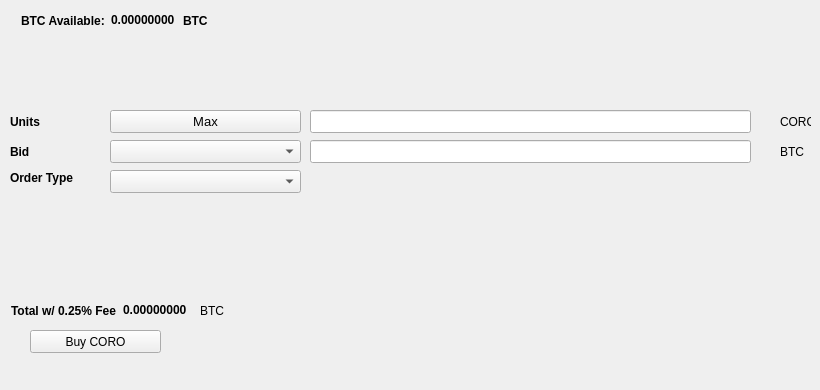
   <widget class="QWidget" name="BuyTab">
    <attribute name="title">
     <string>Buy</string>
    </attribute>
    <widget class="QPushButton" name="BuyCORO">
     <property name="geometry">
      <rect>
       <x>30</x>
       <y>330</y>
       <width>131</width>
       <height>23</height>
      </rect>
     </property>
     <property name="text">
      <string>Buy CORO</string>
     </property>
     <property name="icon">
      <iconset resource="../coronaathome.qrc">
       <normaloff>:/icons/bitcoin</normaloff>:/icons/bitcoin</iconset>
     </property>
    </widget>
    <widget class="QLabel" name="label_3">
     <property name="geometry">
      <rect>
       <x>10</x>
       <y>110</y>
       <width>46</width>
       <height>23</height>
      </rect>
     </property>
     <property name="font">
      <font>
       <weight>75</weight>
       <bold>true</bold>
      </font>
     </property>
     <property name="text">
      <string>Units</string>
     </property>
    </widget>
    <widget class="QLineEdit" name="UnitsInput">
     <property name="geometry">
      <rect>
       <x>310</x>
       <y>110</y>
       <width>441</width>
       <height>23</height>
      </rect>
     </property>
     <property name="font">
      <font>
       <pointsize>9</pointsize>
       <weight>75</weight>
       <bold>true</bold>
      </font>
     </property>
    </widget>
    <widget class="QLineEdit" name="BuyBidPriceEdit">
     <property name="geometry">
      <rect>
       <x>310</x>
       <y>140</y>
       <width>441</width>
       <height>23</height>
      </rect>
     </property>
     <property name="font">
      <font>
       <pointsize>9</pointsize>
       <weight>75</weight>
       <bold>true</bold>
      </font>
     </property>
    </widget>
    <widget class="QLabel" name="label_4">
     <property name="geometry">
      <rect>
       <x>780</x>
       <y>110</y>
       <width>31</width>
       <height>23</height>
      </rect>
     </property>
     <property name="text">
      <string>CORO</string>
     </property>
    </widget>
    <widget class="QLabel" name="label_5">
     <property name="geometry">
      <rect>
       <x>780</x>
       <y>140</y>
       <width>31</width>
       <height>23</height>
      </rect>
     </property>
     <property name="text">
      <string>BTC</string>
     </property>
    </widget>
    <widget class="QLabel" name="label_6">
     <property name="geometry">
      <rect>
       <x>10</x>
       <y>140</y>
       <width>46</width>
       <height>23</height>
      </rect>
     </property>
     <property name="font">
      <font>
       <weight>75</weight>
       <bold>true</bold>
      </font>
     </property>
     <property name="text">
      <string>Bid</string>
     </property>
    </widget>
    <widget class="QLabel" name="label_7">
     <property name="geometry">
      <rect>
       <x>10</x>
       <y>170</y>
       <width>91</width>
       <height>16</height>
      </rect>
     </property>
     <property name="font">
      <font>
       <weight>75</weight>
       <bold>true</bold>
      </font>
     </property>
     <property name="text">
      <string>Order Type</string>
     </property>
    </widget>
    <widget class="QPushButton" name="Buy_Max_Amount">
     <property name="geometry">
      <rect>
       <x>110</x>
       <y>110</y>
       <width>191</width>
       <height>23</height>
      </rect>
     </property>
     <property name="font">
      <font>
       <pointsize>10</pointsize>
      </font>
     </property>
     <property name="text">
      <string>Max</string>
     </property>
    </widget>
    <widget class="QComboBox" name="BuyBidcomboBox">
     <property name="geometry">
      <rect>
       <x>110</x>
       <y>140</y>
       <width>191</width>
       <height>23</height>
      </rect>
     </property>
     <property name="font">
      <font>
       <pointsize>10</pointsize>
      </font>
     </property>
    </widget>
    <widget class="QComboBox" name="buyOrdertypeCombo">
     <property name="geometry">
      <rect>
       <x>110</x>
       <y>170</y>
       <width>191</width>
       <height>23</height>
      </rect>
     </property>
     <property name="font">
      <font>
       <pointsize>10</pointsize>
      </font>
     </property>
    </widget>
    <widget class="QWidget" name="layoutWidget1">
     <property name="geometry">
      <rect>
       <x>21</x>
       <y>11</y>
       <width>227</width>
       <height>19</height>
      </rect>
     </property>
     <layout class="QHBoxLayout" name="horizontalLayout_3">
      <item>
       <widget class="QLabel" name="label232">
        <property name="font">
         <font>
          <weight>75</weight>
          <bold>true</bold>
         </font>
        </property>
        <property name="text">
         <string>BTC Available:</string>
        </property>
       </widget>
      </item>
      <item>
       <widget class="QLabel" name="BtcAvailableLbl">
        <property name="palette">
         <palette>
          <active>
           <colorrole role="WindowText">
            <brush brushstyle="SolidPattern">
             <color alpha="255">
              <red>0</red>
              <green>0</green>
              <blue>0</blue>
             </color>
            </brush>
           </colorrole>
           <colorrole role="Button">
            <brush brushstyle="SolidPattern">
             <color alpha="255">
              <red>0</red>
              <green>170</green>
              <blue>0</blue>
             </color>
            </brush>
           </colorrole>
           <colorrole role="Light">
            <brush brushstyle="SolidPattern">
             <color alpha="255">
              <red>0</red>
              <green>255</green>
              <blue>0</blue>
             </color>
            </brush>
           </colorrole>
           <colorrole role="Midlight">
            <brush brushstyle="SolidPattern">
             <color alpha="255">
              <red>0</red>
              <green>212</green>
              <blue>0</blue>
             </color>
            </brush>
           </colorrole>
           <colorrole role="Dark">
            <brush brushstyle="SolidPattern">
             <color alpha="255">
              <red>0</red>
              <green>85</green>
              <blue>0</blue>
             </color>
            </brush>
           </colorrole>
           <colorrole role="Mid">
            <brush brushstyle="SolidPattern">
             <color alpha="255">
              <red>0</red>
              <green>113</green>
              <blue>0</blue>
             </color>
            </brush>
           </colorrole>
           <colorrole role="Text">
            <brush brushstyle="SolidPattern">
             <color alpha="255">
              <red>0</red>
              <green>170</green>
              <blue>0</blue>
             </color>
            </brush>
           </colorrole>
           <colorrole role="BrightText">
            <brush brushstyle="SolidPattern">
             <color alpha="255">
              <red>255</red>
              <green>255</green>
              <blue>255</blue>
             </color>
            </brush>
           </colorrole>
           <colorrole role="ButtonText">
            <brush brushstyle="SolidPattern">
             <color alpha="255">
              <red>0</red>
              <green>0</green>
              <blue>0</blue>
             </color>
            </brush>
           </colorrole>
           <colorrole role="Base">
            <brush brushstyle="SolidPattern">
             <color alpha="255">
              <red>255</red>
              <green>255</green>
              <blue>255</blue>
             </color>
            </brush>
           </colorrole>
           <colorrole role="Window">
            <brush brushstyle="SolidPattern">
             <color alpha="255">
              <red>0</red>
              <green>170</green>
              <blue>0</blue>
             </color>
            </brush>
           </colorrole>
           <colorrole role="Shadow">
            <brush brushstyle="SolidPattern">
             <color alpha="255">
              <red>0</red>
              <green>0</green>
              <blue>0</blue>
             </color>
            </brush>
           </colorrole>
           <colorrole role="AlternateBase">
            <brush brushstyle="SolidPattern">
             <color alpha="255">
              <red>127</red>
              <green>212</green>
              <blue>127</blue>
             </color>
            </brush>
           </colorrole>
           <colorrole role="ToolTipBase">
            <brush brushstyle="SolidPattern">
             <color alpha="255">
              <red>255</red>
              <green>255</green>
              <blue>220</blue>
             </color>
            </brush>
           </colorrole>
           <colorrole role="ToolTipText">
            <brush brushstyle="SolidPattern">
             <color alpha="255">
              <red>0</red>
              <green>0</green>
              <blue>0</blue>
             </color>
            </brush>
           </colorrole>
          </active>
          <inactive>
           <colorrole role="WindowText">
            <brush brushstyle="SolidPattern">
             <color alpha="255">
              <red>0</red>
              <green>0</green>
              <blue>0</blue>
             </color>
            </brush>
           </colorrole>
           <colorrole role="Button">
            <brush brushstyle="SolidPattern">
             <color alpha="255">
              <red>0</red>
              <green>170</green>
              <blue>0</blue>
             </color>
            </brush>
           </colorrole>
           <colorrole role="Light">
            <brush brushstyle="SolidPattern">
             <color alpha="255">
              <red>0</red>
              <green>255</green>
              <blue>0</blue>
             </color>
            </brush>
           </colorrole>
           <colorrole role="Midlight">
            <brush brushstyle="SolidPattern">
             <color alpha="255">
              <red>0</red>
              <green>212</green>
              <blue>0</blue>
             </color>
            </brush>
           </colorrole>
           <colorrole role="Dark">
            <brush brushstyle="SolidPattern">
             <color alpha="255">
              <red>0</red>
              <green>85</green>
              <blue>0</blue>
             </color>
            </brush>
           </colorrole>
           <colorrole role="Mid">
            <brush brushstyle="SolidPattern">
             <color alpha="255">
              <red>0</red>
              <green>113</green>
              <blue>0</blue>
             </color>
            </brush>
           </colorrole>
           <colorrole role="Text">
            <brush brushstyle="SolidPattern">
             <color alpha="255">
              <red>0</red>
              <green>170</green>
              <blue>0</blue>
             </color>
            </brush>
           </colorrole>
           <colorrole role="BrightText">
            <brush brushstyle="SolidPattern">
             <color alpha="255">
              <red>255</red>
              <green>255</green>
              <blue>255</blue>
             </color>
            </brush>
           </colorrole>
           <colorrole role="ButtonText">
            <brush brushstyle="SolidPattern">
             <color alpha="255">
              <red>0</red>
              <green>0</green>
              <blue>0</blue>
             </color>
            </brush>
           </colorrole>
           <colorrole role="Base">
            <brush brushstyle="SolidPattern">
             <color alpha="255">
              <red>255</red>
              <green>255</green>
              <blue>255</blue>
             </color>
            </brush>
           </colorrole>
           <colorrole role="Window">
            <brush brushstyle="SolidPattern">
             <color alpha="255">
              <red>0</red>
              <green>170</green>
              <blue>0</blue>
             </color>
            </brush>
           </colorrole>
           <colorrole role="Shadow">
            <brush brushstyle="SolidPattern">
             <color alpha="255">
              <red>0</red>
              <green>0</green>
              <blue>0</blue>
             </color>
            </brush>
           </colorrole>
           <colorrole role="AlternateBase">
            <brush brushstyle="SolidPattern">
             <color alpha="255">
              <red>127</red>
              <green>212</green>
              <blue>127</blue>
             </color>
            </brush>
           </colorrole>
           <colorrole role="ToolTipBase">
            <brush brushstyle="SolidPattern">
             <color alpha="255">
              <red>255</red>
              <green>255</green>
              <blue>220</blue>
             </color>
            </brush>
           </colorrole>
           <colorrole role="ToolTipText">
            <brush brushstyle="SolidPattern">
             <color alpha="255">
              <red>0</red>
              <green>0</green>
              <blue>0</blue>
             </color>
            </brush>
           </colorrole>
          </inactive>
          <disabled>
           <colorrole role="WindowText">
            <brush brushstyle="SolidPattern">
             <color alpha="255">
              <red>0</red>
              <green>85</green>
              <blue>0</blue>
             </color>
            </brush>
           </colorrole>
           <colorrole role="Button">
            <brush brushstyle="SolidPattern">
             <color alpha="255">
              <red>0</red>
              <green>170</green>
              <blue>0</blue>
             </color>
            </brush>
           </colorrole>
           <colorrole role="Light">
            <brush brushstyle="SolidPattern">
             <color alpha="255">
              <red>0</red>
              <green>255</green>
              <blue>0</blue>
             </color>
            </brush>
           </colorrole>
           <colorrole role="Midlight">
            <brush brushstyle="SolidPattern">
             <color alpha="255">
              <red>0</red>
              <green>212</green>
              <blue>0</blue>
             </color>
            </brush>
           </colorrole>
           <colorrole role="Dark">
            <brush brushstyle="SolidPattern">
             <color alpha="255">
              <red>0</red>
              <green>85</green>
              <blue>0</blue>
             </color>
            </brush>
           </colorrole>
           <colorrole role="Mid">
            <brush brushstyle="SolidPattern">
             <color alpha="255">
              <red>0</red>
              <green>113</green>
              <blue>0</blue>
             </color>
            </brush>
           </colorrole>
           <colorrole role="Text">
            <brush brushstyle="SolidPattern">
             <color alpha="255">
              <red>0</red>
              <green>85</green>
              <blue>0</blue>
             </color>
            </brush>
           </colorrole>
           <colorrole role="BrightText">
            <brush brushstyle="SolidPattern">
             <color alpha="255">
              <red>255</red>
              <green>255</green>
              <blue>255</blue>
             </color>
            </brush>
           </colorrole>
           <colorrole role="ButtonText">
            <brush brushstyle="SolidPattern">
             <color alpha="255">
              <red>0</red>
              <green>85</green>
              <blue>0</blue>
             </color>
            </brush>
           </colorrole>
           <colorrole role="Base">
            <brush brushstyle="SolidPattern">
             <color alpha="255">
              <red>0</red>
              <green>170</green>
              <blue>0</blue>
             </color>
            </brush>
           </colorrole>
           <colorrole role="Window">
            <brush brushstyle="SolidPattern">
             <color alpha="255">
              <red>0</red>
              <green>170</green>
              <blue>0</blue>
             </color>
            </brush>
           </colorrole>
           <colorrole role="Shadow">
            <brush brushstyle="SolidPattern">
             <color alpha="255">
              <red>0</red>
              <green>0</green>
              <blue>0</blue>
             </color>
            </brush>
           </colorrole>
           <colorrole role="AlternateBase">
            <brush brushstyle="SolidPattern">
             <color alpha="255">
              <red>0</red>
              <green>170</green>
              <blue>0</blue>
             </color>
            </brush>
           </colorrole>
           <colorrole role="ToolTipBase">
            <brush brushstyle="SolidPattern">
             <color alpha="255">
              <red>255</red>
              <green>255</green>
              <blue>220</blue>
             </color>
            </brush>
           </colorrole>
           <colorrole role="ToolTipText">
            <brush brushstyle="SolidPattern">
             <color alpha="255">
              <red>0</red>
              <green>0</green>
              <blue>0</blue>
             </color>
            </brush>
           </colorrole>
          </disabled>
         </palette>
        </property>
        <property name="font">
         <font>
          <weight>75</weight>
          <bold>true</bold>
         </font>
        </property>
        <property name="text">
         <string>0.00000000</string>
        </property>
        <property name="textInteractionFlags">
         <set>Qt::LinksAccessibleByMouse|Qt::TextSelectableByKeyboard|Qt::TextSelectableByMouse</set>
        </property>
       </widget>
      </item>
      <item>
       <widget class="QLabel" name="BtcAvailableLbl_2">
        <property name="font">
         <font>
          <weight>75</weight>
          <bold>true</bold>
         </font>
        </property>
        <property name="text">
         <string>BTC</string>
        </property>
       </widget>
      </item>
     </layout>
    </widget>
    <widget class="QWidget" name="layoutWidge2">
     <property name="geometry">
      <rect>
       <x>11</x>
       <y>301</y>
       <width>259</width>
       <height>19</height>
      </rect>
     </property>
     <layout class="QHBoxLayout" name="horizontalLayout_4">
      <item>
       <widget class="QLabel" name="label_9">
        <property name="font">
         <font>
          <weight>75</weight>
          <bold>true</bold>
         </font>
        </property>
        <property name="text">
         <string>Total w/ 0.25% Fee</string>
        </property>
       </widget>
      </item>
      <item>
       <widget class="QLabel" name="BuyCostLabel">
        <property name="palette">
         <palette>
          <active>
           <colorrole role="WindowText">
            <brush brushstyle="SolidPattern">
             <color alpha="255">
              <red>0</red>
              <green>0</green>
              <blue>0</blue>
             </color>
            </brush>
           </colorrole>
           <colorrole role="Button">
            <brush brushstyle="SolidPattern">
             <color alpha="255">
              <red>0</red>
              <green>170</green>
              <blue>0</blue>
             </color>
            </brush>
           </colorrole>
           <colorrole role="Light">
            <brush brushstyle="SolidPattern">
             <color alpha="255">
              <red>0</red>
              <green>255</green>
              <blue>0</blue>
             </color>
            </brush>
           </colorrole>
           <colorrole role="Midlight">
            <brush brushstyle="SolidPattern">
             <color alpha="255">
              <red>0</red>
              <green>212</green>
              <blue>0</blue>
             </color>
            </brush>
           </colorrole>
           <colorrole role="Dark">
            <brush brushstyle="SolidPattern">
             <color alpha="255">
              <red>0</red>
              <green>85</green>
              <blue>0</blue>
             </color>
            </brush>
           </colorrole>
           <colorrole role="Mid">
            <brush brushstyle="SolidPattern">
             <color alpha="255">
              <red>0</red>
              <green>113</green>
              <blue>0</blue>
             </color>
            </brush>
           </colorrole>
           <colorrole role="Text">
            <brush brushstyle="SolidPattern">
             <color alpha="255">
              <red>0</red>
              <green>170</green>
              <blue>0</blue>
             </color>
            </brush>
           </colorrole>
           <colorrole role="BrightText">
            <brush brushstyle="SolidPattern">
             <color alpha="255">
              <red>255</red>
              <green>255</green>
              <blue>255</blue>
             </color>
            </brush>
           </colorrole>
           <colorrole role="ButtonText">
            <brush brushstyle="SolidPattern">
             <color alpha="255">
              <red>0</red>
              <green>0</green>
              <blue>0</blue>
             </color>
            </brush>
           </colorrole>
           <colorrole role="Base">
            <brush brushstyle="SolidPattern">
             <color alpha="255">
              <red>255</red>
              <green>255</green>
              <blue>255</blue>
             </color>
            </brush>
           </colorrole>
           <colorrole role="Window">
            <brush brushstyle="SolidPattern">
             <color alpha="255">
              <red>0</red>
              <green>170</green>
              <blue>0</blue>
             </color>
            </brush>
           </colorrole>
           <colorrole role="Shadow">
            <brush brushstyle="SolidPattern">
             <color alpha="255">
              <red>0</red>
              <green>0</green>
              <blue>0</blue>
             </color>
            </brush>
           </colorrole>
           <colorrole role="AlternateBase">
            <brush brushstyle="SolidPattern">
             <color alpha="255">
              <red>127</red>
              <green>212</green>
              <blue>127</blue>
             </color>
            </brush>
           </colorrole>
           <colorrole role="ToolTipBase">
            <brush brushstyle="SolidPattern">
             <color alpha="255">
              <red>255</red>
              <green>255</green>
              <blue>220</blue>
             </color>
            </brush>
           </colorrole>
           <colorrole role="ToolTipText">
            <brush brushstyle="SolidPattern">
             <color alpha="255">
              <red>0</red>
              <green>0</green>
              <blue>0</blue>
             </color>
            </brush>
           </colorrole>
          </active>
          <inactive>
           <colorrole role="WindowText">
            <brush brushstyle="SolidPattern">
             <color alpha="255">
              <red>0</red>
              <green>0</green>
              <blue>0</blue>
             </color>
            </brush>
           </colorrole>
           <colorrole role="Button">
            <brush brushstyle="SolidPattern">
             <color alpha="255">
              <red>0</red>
              <green>170</green>
              <blue>0</blue>
             </color>
            </brush>
           </colorrole>
           <colorrole role="Light">
            <brush brushstyle="SolidPattern">
             <color alpha="255">
              <red>0</red>
              <green>255</green>
              <blue>0</blue>
             </color>
            </brush>
           </colorrole>
           <colorrole role="Midlight">
            <brush brushstyle="SolidPattern">
             <color alpha="255">
              <red>0</red>
              <green>212</green>
              <blue>0</blue>
             </color>
            </brush>
           </colorrole>
           <colorrole role="Dark">
            <brush brushstyle="SolidPattern">
             <color alpha="255">
              <red>0</red>
              <green>85</green>
              <blue>0</blue>
             </color>
            </brush>
           </colorrole>
           <colorrole role="Mid">
            <brush brushstyle="SolidPattern">
             <color alpha="255">
              <red>0</red>
              <green>113</green>
              <blue>0</blue>
             </color>
            </brush>
           </colorrole>
           <colorrole role="Text">
            <brush brushstyle="SolidPattern">
             <color alpha="255">
              <red>0</red>
              <green>170</green>
              <blue>0</blue>
             </color>
            </brush>
           </colorrole>
           <colorrole role="BrightText">
            <brush brushstyle="SolidPattern">
             <color alpha="255">
              <red>255</red>
              <green>255</green>
              <blue>255</blue>
             </color>
            </brush>
           </colorrole>
           <colorrole role="ButtonText">
            <brush brushstyle="SolidPattern">
             <color alpha="255">
              <red>0</red>
              <green>0</green>
              <blue>0</blue>
             </color>
            </brush>
           </colorrole>
           <colorrole role="Base">
            <brush brushstyle="SolidPattern">
             <color alpha="255">
              <red>255</red>
              <green>255</green>
              <blue>255</blue>
             </color>
            </brush>
           </colorrole>
           <colorrole role="Window">
            <brush brushstyle="SolidPattern">
             <color alpha="255">
              <red>0</red>
              <green>170</green>
              <blue>0</blue>
             </color>
            </brush>
           </colorrole>
           <colorrole role="Shadow">
            <brush brushstyle="SolidPattern">
             <color alpha="255">
              <red>0</red>
              <green>0</green>
              <blue>0</blue>
             </color>
            </brush>
           </colorrole>
           <colorrole role="AlternateBase">
            <brush brushstyle="SolidPattern">
             <color alpha="255">
              <red>127</red>
              <green>212</green>
              <blue>127</blue>
             </color>
            </brush>
           </colorrole>
           <colorrole role="ToolTipBase">
            <brush brushstyle="SolidPattern">
             <color alpha="255">
              <red>255</red>
              <green>255</green>
              <blue>220</blue>
             </color>
            </brush>
           </colorrole>
           <colorrole role="ToolTipText">
            <brush brushstyle="SolidPattern">
             <color alpha="255">
              <red>0</red>
              <green>0</green>
              <blue>0</blue>
             </color>
            </brush>
           </colorrole>
          </inactive>
          <disabled>
           <colorrole role="WindowText">
            <brush brushstyle="SolidPattern">
             <color alpha="255">
              <red>0</red>
              <green>85</green>
              <blue>0</blue>
             </color>
            </brush>
           </colorrole>
           <colorrole role="Button">
            <brush brushstyle="SolidPattern">
             <color alpha="255">
              <red>0</red>
              <green>170</green>
              <blue>0</blue>
             </color>
            </brush>
           </colorrole>
           <colorrole role="Light">
            <brush brushstyle="SolidPattern">
             <color alpha="255">
              <red>0</red>
              <green>255</green>
              <blue>0</blue>
             </color>
            </brush>
           </colorrole>
           <colorrole role="Midlight">
            <brush brushstyle="SolidPattern">
             <color alpha="255">
              <red>0</red>
              <green>212</green>
              <blue>0</blue>
             </color>
            </brush>
           </colorrole>
           <colorrole role="Dark">
            <brush brushstyle="SolidPattern">
             <color alpha="255">
              <red>0</red>
              <green>85</green>
              <blue>0</blue>
             </color>
            </brush>
           </colorrole>
           <colorrole role="Mid">
            <brush brushstyle="SolidPattern">
             <color alpha="255">
              <red>0</red>
              <green>113</green>
              <blue>0</blue>
             </color>
            </brush>
           </colorrole>
           <colorrole role="Text">
            <brush brushstyle="SolidPattern">
             <color alpha="255">
              <red>0</red>
              <green>85</green>
              <blue>0</blue>
             </color>
            </brush>
           </colorrole>
           <colorrole role="BrightText">
            <brush brushstyle="SolidPattern">
             <color alpha="255">
              <red>255</red>
              <green>255</green>
              <blue>255</blue>
             </color>
            </brush>
           </colorrole>
           <colorrole role="ButtonText">
            <brush brushstyle="SolidPattern">
             <color alpha="255">
              <red>0</red>
              <green>85</green>
              <blue>0</blue>
             </color>
            </brush>
           </colorrole>
           <colorrole role="Base">
            <brush brushstyle="SolidPattern">
             <color alpha="255">
              <red>0</red>
              <green>170</green>
              <blue>0</blue>
             </color>
            </brush>
           </colorrole>
           <colorrole role="Window">
            <brush brushstyle="SolidPattern">
             <color alpha="255">
              <red>0</red>
              <green>170</green>
              <blue>0</blue>
             </color>
            </brush>
           </colorrole>
           <colorrole role="Shadow">
            <brush brushstyle="SolidPattern">
             <color alpha="255">
              <red>0</red>
              <green>0</green>
              <blue>0</blue>
             </color>
            </brush>
           </colorrole>
           <colorrole role="AlternateBase">
            <brush brushstyle="SolidPattern">
             <color alpha="255">
              <red>0</red>
              <green>170</green>
              <blue>0</blue>
             </color>
            </brush>
           </colorrole>
           <colorrole role="ToolTipBase">
            <brush brushstyle="SolidPattern">
             <color alpha="255">
              <red>255</red>
              <green>255</green>
              <blue>220</blue>
             </color>
            </brush>
           </colorrole>
           <colorrole role="ToolTipText">
            <brush brushstyle="SolidPattern">
             <color alpha="255">
              <red>0</red>
              <green>0</green>
              <blue>0</blue>
             </color>
            </brush>
           </colorrole>
          </disabled>
         </palette>
        </property>
        <property name="font">
         <font>
          <weight>75</weight>
          <bold>true</bold>
         </font>
        </property>
        <property name="autoFillBackground">
         <bool>false</bool>
        </property>
        <property name="text">
         <string>0.00000000</string>
        </property>
        <property name="textInteractionFlags">
         <set>Qt::LinksAccessibleByMouse|Qt::TextSelectableByMouse</set>
        </property>
       </widget>
      </item>
      <item>
       <widget class="QLabel" name="label_10">
        <property name="font">
         <font>
          <weight>50</weight>
          <bold>false</bold>
         </font>
        </property>
        <property name="text">
         <string>BTC</string>
        </property>
       </widget>
      </item>
     </layout>
    </widget>
    <widget class="QLabel" name="label_24">
     <property name="geometry">
      <rect>
       <x>460</x>
       <y>300</y>
       <width>281</width>
       <height>81</height>
      </rect>
     </property>
     <property name="text">
      <string/>
     </property>
     <property name="pixmap">
      <pixmap>:/images/bittrex</pixmap>
     </property>
    </widget>
   </widget>
